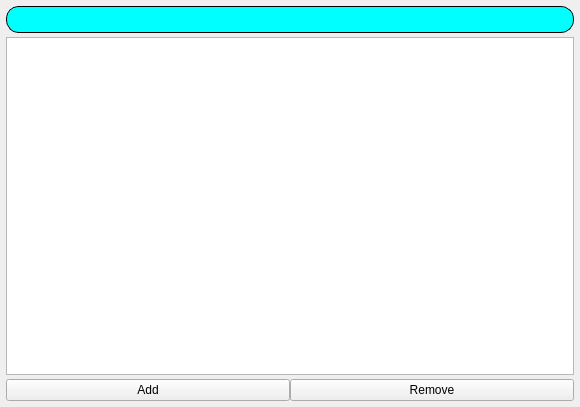
<?xml version="1.0" encoding="UTF-8"?>
<ui version="4.0">
 <class>MainWindow</class>
 <widget class="QMainWindow" name="MainWindow">
  <property name="geometry">
   <rect>
    <x>0</x>
    <y>0</y>
    <width>580</width>
    <height>407</height>
   </rect>
  </property>
  <property name="windowTitle">
   <string>PlayList Editor</string>
  </property>
  <widget class="QWidget" name="centralwidget">
   <layout class="QGridLayout" name="gridLayout_2">
    <property name="leftMargin">
     <number>6</number>
    </property>
    <property name="topMargin">
     <number>6</number>
    </property>
    <property name="rightMargin">
     <number>6</number>
    </property>
    <property name="bottomMargin">
     <number>6</number>
    </property>
    <property name="horizontalSpacing">
     <number>0</number>
    </property>
    <property name="verticalSpacing">
     <number>4</number>
    </property>
    <item row="0" column="0" colspan="2">
     <widget class="QFrame" name="frame">
      <property name="styleSheet">
       <string notr="true">QFrame#frame {
border-style: outset;
border-width: 1px;
border-color: black;
border-radius: 13px;
background-color: rgb(0, 255, 255);
}
</string>
      </property>
      <property name="frameShape">
       <enum>QFrame::StyledPanel</enum>
      </property>
      <property name="frameShadow">
       <enum>QFrame::Raised</enum>
      </property>
      <layout class="QGridLayout" name="gridLayout">
       <property name="leftMargin">
        <number>0</number>
       </property>
       <property name="topMargin">
        <number>0</number>
       </property>
       <property name="rightMargin">
        <number>0</number>
       </property>
       <property name="bottomMargin">
        <number>0</number>
       </property>
       <property name="spacing">
        <number>0</number>
       </property>
       <item row="0" column="0">
        <widget class="PlayListHeaderWidget" name="widget" native="true">
         <property name="minimumSize">
          <size>
           <width>0</width>
           <height>25</height>
          </size>
         </property>
         <property name="styleSheet">
          <string notr="true"/>
         </property>
        </widget>
       </item>
      </layout>
     </widget>
    </item>
    <item row="1" column="0" colspan="2">
     <widget class="PlayListWidget" name="listWidget">
      <property name="editTriggers">
       <set>QAbstractItemView::NoEditTriggers</set>
      </property>
      <property name="dragEnabled">
       <bool>false</bool>
      </property>
      <property name="dragDropMode">
       <enum>QAbstractItemView::InternalMove</enum>
      </property>
      <property name="defaultDropAction">
       <enum>Qt::LinkAction</enum>
      </property>
      <property name="selectionMode">
       <enum>QAbstractItemView::ExtendedSelection</enum>
      </property>
      <property name="selectionBehavior">
       <enum>QAbstractItemView::SelectItems</enum>
      </property>
      <property name="movement">
       <enum>QListView::Free</enum>
      </property>
      <property name="resizeMode">
       <enum>QListView::Adjust</enum>
      </property>
      <property name="layoutMode">
       <enum>QListView::Batched</enum>
      </property>
     </widget>
    </item>
    <item row="2" column="0">
     <widget class="QPushButton" name="Add">
      <property name="text">
       <string>Add</string>
      </property>
     </widget>
    </item>
    <item row="2" column="1">
     <widget class="QPushButton" name="Remove">
      <property name="text">
       <string>Remove</string>
      </property>
     </widget>
    </item>
   </layout>
  </widget>
 </widget>
 <customwidgets>
  <customwidget>
   <class>PlayListHeaderWidget</class>
   <extends>QWidget</extends>
   <header>PlayListHeaderWidget.hpp</header>
   <container>1</container>
  </customwidget>
  <customwidget>
   <class>PlayListWidget</class>
   <extends>QListWidget</extends>
   <header>PlayListWidget.hpp</header>
  </customwidget>
 </customwidgets>
 <resources/>
 <connections/>
</ui>
